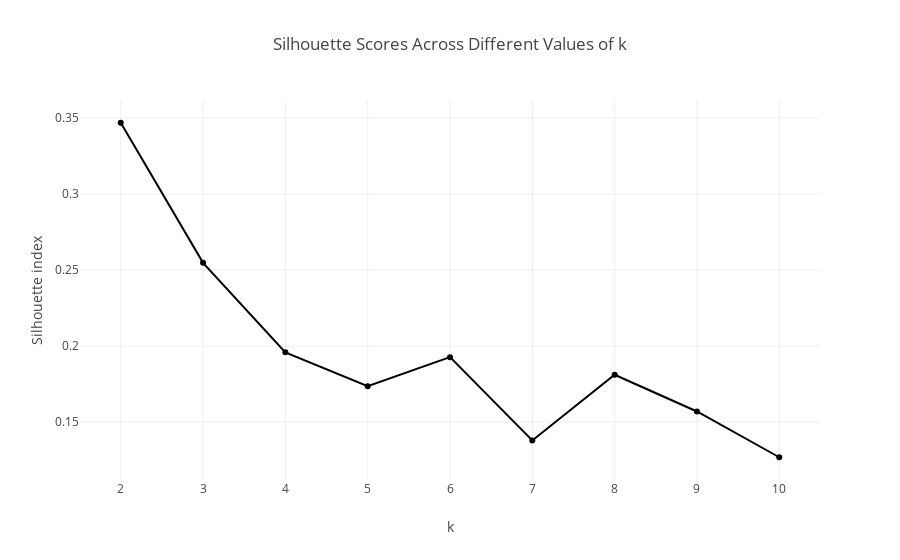
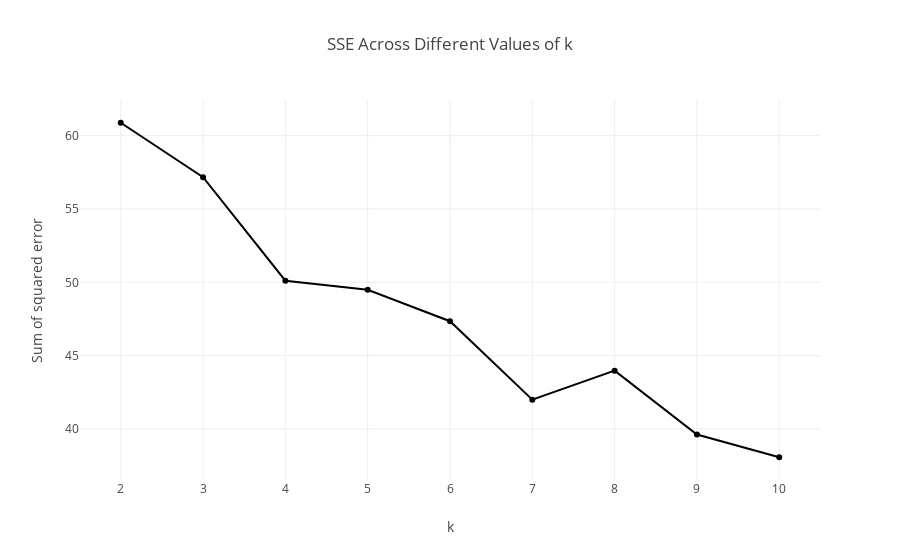
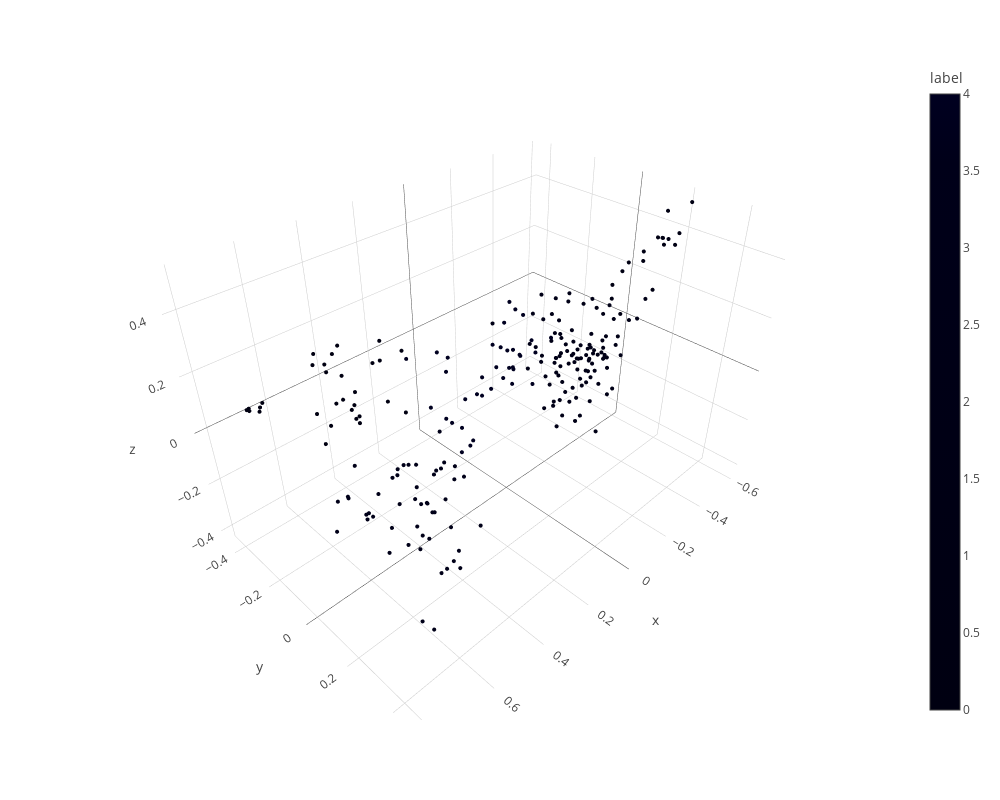
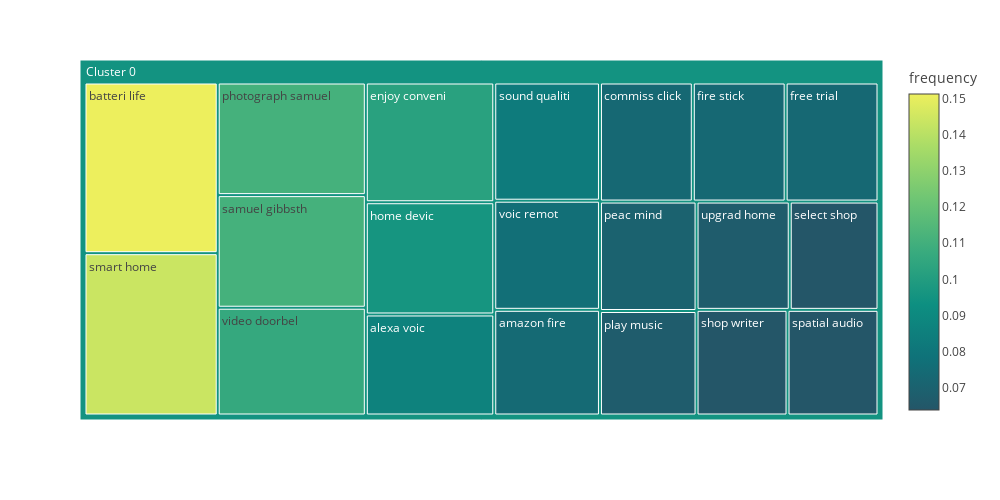

Source (notebook cell) for these figures, in order:
### Markdown cell above
### Plots

### Code cell
cluster_words(
    year=year,
    axis=1,
    percentiles=percentiles,
    with_parliament=with_parliament,
    company=company,
)

### Figure 1 — Plotly figure (JSON) as saved in the notebook; plotly's stock layout.template omitted (floating-point values rounded to 4 significant figures)
{"data": [{"mode": "lines+markers", "type": "scatter", "x": [2, 3, 4, 5, 6, 7, 8, 9, 10], "y": [0.3469, 0.2548, 0.1959, 0.1736, 0.1928, 0.1379, 0.1812, 0.157, 0.1269]}], "layout": {"title": {"text": "Silhouette Scores Across Different Values of k"}, "xaxis": {"title": {"text": "k"}}, "yaxis": {"title": {"text": "Silhouette index"}}}}

### Figure 2 — Plotly figure (JSON) as saved in the notebook; plotly's stock layout.template omitted (floating-point values rounded to 4 significant figures)
{"data": [{"mode": "lines+markers", "name": "SSE", "type": "scatter", "x": [2, 3, 4, 5, 6, 7, 8, 9, 10], "y": [60.88, 57.17, 50.11, 49.5, 47.35, 42.0, 43.98, 39.62, 38.07]}], "layout": {"title": {"text": "SSE Across Different Values of k"}, "xaxis": {"dtick": 1, "tick0": 2, "tickmode": "linear", "title": {"text": "k"}}, "yaxis": {"title": {"text": "Sum of squared error"}}}}

### Figure 3 — Plotly figure (JSON) as saved in the notebook; plotly's stock layout.template omitted (floating-point values rounded to 4 significant figures; data arrays with more than 128 entries replaced by an {"elided": "..."} marker saying what was removed)
{"data": [{"hovertemplate": "x=%{x}<br>y=%{y}<br>z=%{z}<br>label=%{marker.color}<extra></extra>", "legendgroup": "", "marker": {"color": {"elided": "252 int values"}, "coloraxis": "coloraxis", "size": 1.4, "symbol": "circle"}, "mode": "markers", "name": "", "scene": "scene", "showlegend": false, "type": "scatter3d", "x": {"elided": "252 float values"}, "y": {"elided": "252 float values"}, "z": {"elided": "252 float values"}}], "layout": {"coloraxis": {"colorbar": {"title": {"text": "label"}}, "colorscale": [[0, "#000011"], [0.1111, "#000012"], [0.2222, "#000013"], [0.3333, "#000014"], [0.4444, "#000015"], [0.5556, "#000016"], [0.6667, "#000017"], [0.7778, "#000018"], [0.8889, "#000019"], [1, "#000020"]]}, "height": 800, "legend": {"tracegroupgap": 0}, "margin": {"t": 60}, "scene": {"domain": {"x": [0, 1], "y": [0, 1]}, "xaxis": {"title": {"text": "x"}}, "yaxis": {"title": {"text": "y"}}, "zaxis": {"title": {"text": "z"}}}, "width": 1000}}

### Figure 4 — Plotly figure (JSON) as saved in the notebook; plotly's stock layout.template omitted (floating-point values rounded to 4 significant figures)
{"data": [{"branchvalues": "total", "customdata": [[0.08629, 0.08629], [0.07428, 0.07428], [0.1512, 0.1512], [0.07351, 0.07351], [0.1023, 0.1023], [0.07351, 0.07351], [0.07351, 0.07351], [0.09588, 0.09588], [0.07031, 0.07031], [0.1109, 0.1109], [0.06711, 0.06711], [0.1109, 0.1109], [0.06392, 0.06392], [0.06392, 0.06392], [0.1438, 0.1438], [0.08309, 0.08309], [0.06392, 0.06392], [0.06711, 0.06711], [0.1061, 0.1061], [0.0767, 0.0767], [0.09511, 0.09511]], "domain": {"x": [0, 1], "y": [0, 1]}, "hovertemplate": "labels=%{label}<br>frequency_sum=%{value}<br>parent=%{parent}<br>id=%{id}<br>frequency=%{color}<extra></extra>", "ids": ["Cluster 0/alexa voic", "Cluster 0/amazon fire", "Cluster 0/batteri life", "Cluster 0/commiss click", "Cluster 0/enjoy conveni", "Cluster 0/fire stick", "Cluster 0/free trial", "Cluster 0/home devic", "Cluster 0/peac mind", "Cluster 0/photograph samuel", "Cluster 0/play music", "Cluster 0/samuel gibbsth", "Cluster 0/select shop", "Cluster 0/shop writer", "Cluster 0/smart home", "Cluster 0/sound qualiti", "Cluster 0/spatial audio", "Cluster 0/upgrad home", "Cluster 0/video doorbel", "Cluster 0/voic remot", "Cluster 0"], "labels": ["alexa voic", "amazon fire", "batteri life", "commiss click", "enjoy conveni", "fire stick", "free trial", "home devic", "peac mind", "photograph samuel", "play music", "samuel gibbsth", "select shop", "shop writer", "smart home", "sound qualiti", "spatial audio", "upgrad home", "video doorbel", "voic remot", "Cluster 0"], "marker": {"coloraxis": "coloraxis", "colors": [0.08629, 0.07428, 0.1512, 0.07351, 0.1023, 0.07351, 0.07351, 0.09588, 0.07031, 0.1109, 0.06711, 0.1109, 0.06392, 0.06392, 0.1438, 0.08309, 0.06392, 0.06711, 0.1061, 0.0767, 0.09511]}, "name": "", "parents": ["Cluster 0", "Cluster 0", "Cluster 0", "Cluster 0", "Cluster 0", "Cluster 0", "Cluster 0", "Cluster 0", "Cluster 0", "Cluster 0", "Cluster 0", "Cluster 0", "Cluster 0", "Cluster 0", "Cluster 0", "Cluster 0", "Cluster 0", "Cluster 0", "Cluster 0", "Cluster 0", ""], "type": "treemap", "values": [0.08629, 0.07428, 0.1512, 0.07351, 0.1023, 0.07351, 0.07351, 0.09588, 0.07031, 0.1109, 0.06711, 0.1109, 0.06392, 0.06392, 0.1438, 0.08309, 0.06392, 0.06711, 0.1061, 0.0767, 1.758]}], "layout": {"autosize": false, "coloraxis": {"colorbar": {"title": {"text": "frequency"}}, "colorscale": [[0, "rgb(36, 86, 104)"], [0.1667, "rgb(15, 114, 121)"], [0.3333, "rgb(13, 143, 129)"], [0.5, "rgb(57, 171, 126)"], [0.6667, "rgb(110, 197, 116)"], [0.8333, "rgb(169, 220, 103)"], [1, "rgb(237, 239, 93)"]]}, "height": 500, "legend": {"tracegroupgap": 0}, "margin": {"t": 60}, "width": 1000}}
